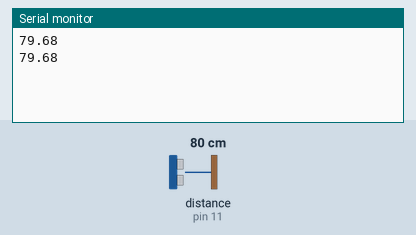
Bench run of a sketch on a simulated Arduino Uno, built with avr-gcc and run on an emulated ATmega328P. Shown: the last lines printed to the serial monitor. Wiring (inferred from the names in the program): ultrasonic range finder: trigger pin 13; echo pin 11. The inputs (shaded band) are chosen by the test bench; at power-on: distance to the obstacle (sensor on pin 11) 80 cm. The echo pulse lasts 58.3 µs per cm.

Above: at 1.8 s.
1.9 s: distance to the obstacle (sensor on pin 11) set to 2 cm
At 2.7 s:
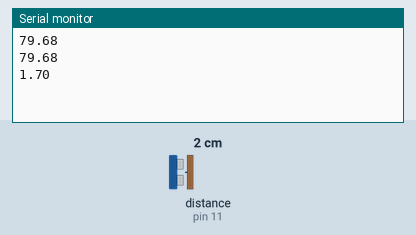
3.4 s: distance to the obstacle (sensor on pin 11) set to 4 cm
At 4.4 s:
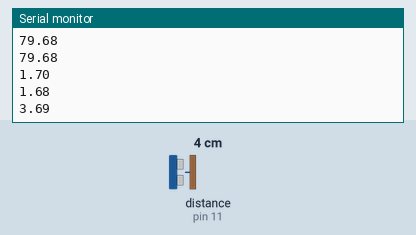
Timing chart, 0 to 6.4 s (numbered marks = the images above; inputs shaded):
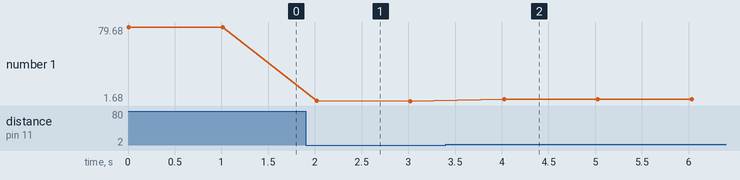

The sketch:

Ultrasonic_PySerial.ino
```cpp
int trigPin = 13;
int echoPin = 11;
float pingTime; // travel time
float speedOfSound = 1234.8; // in km/h
float targetDistance;

void setup() {
    Serial.begin(9600);
    pinMode(trigPin, OUTPUT);
    pinMode(echoPin, INPUT);
}

void loop() {
    digitalWrite(trigPin, LOW); // set trigger low
    delayMicroseconds(2000);    // pause to let settle
    digitalWrite(trigPin, HIGH);    // take trip pin HIGH
    delayMicroseconds(10);          // pause with trigger pin HIGH
    digitalWrite(trigPin, LOW);     // finish trigger pulse by bringing it low

    pingTime = pulseIn(echoPin, HIGH);  // microsecond
    pingTime = pingTime/1000000.;    // convert to second
    pingTime = pingTime/3600.;       // convert ping time to hour

    targetDistance = speedOfSound * pingTime;       // gives us inches per ms
    targetDistance = targetDistance / 2;
    targetDistance = targetDistance*100000; // convert to cm from miles

    Serial.println(targetDistance);

    delay(1000);
}
```

Measured:
- after the input at 1.9 s, the serial monitor: prints a new line after 0.12 s (image 1)
- after the input at 3.4 s, the serial monitor: prints a new line after 0.62 s (image 2)
- plotted number 1: 79.68 → 1.68 after the input at 1.9 s, 1.68 → 3.69 after the input at 3.4 s
